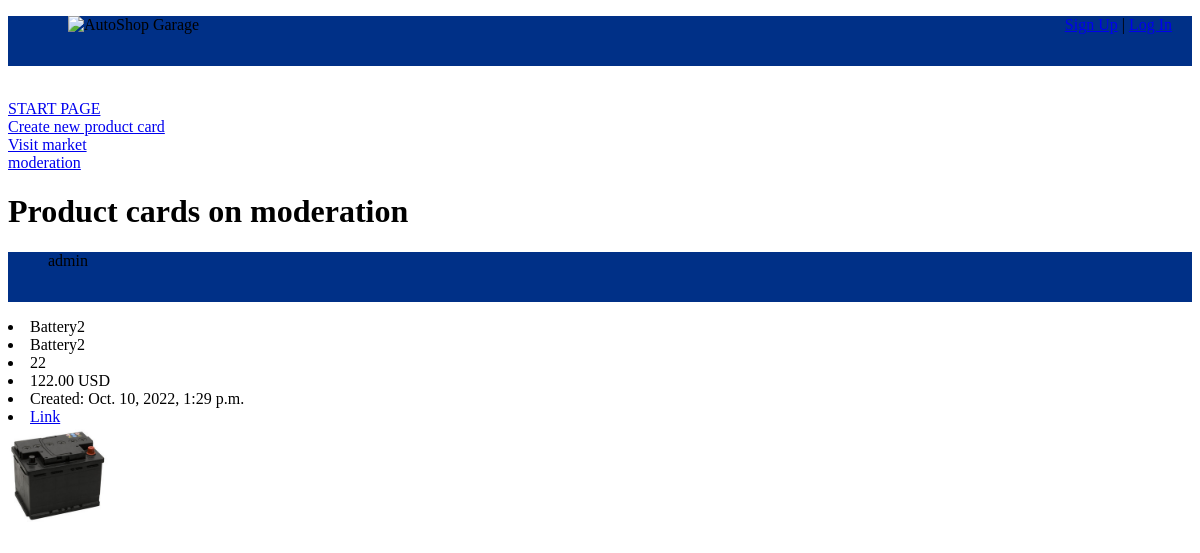
The page /market/moderation on the database as committed earlier.
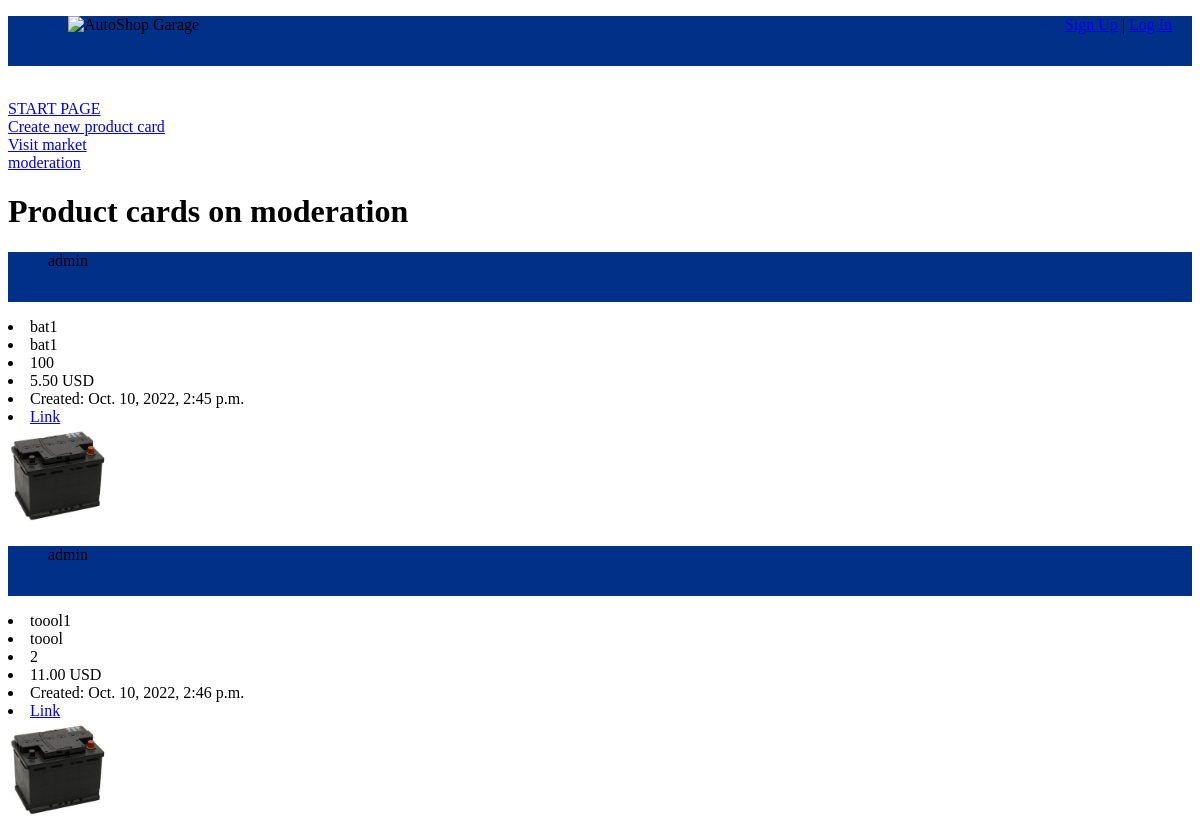
The same page on the database as committed later.
### goods/models.py (models this page shows, shortened)
class Product(models.Model):
    category = models.ForeignKey(Category, related_name='products', on_delete=models.CASCADE)
    owner = models.ForeignKey(User, on_delete=models.CASCADE)
    name = models.CharField(max_length=80)
    part_number = models.CharField(max_length=30)
    discription = models.TextField()
    amount = models.PositiveIntegerField()
    price = models.DecimalField(max_digits=10, decimal_places=2)
    EURO = 'EUR'
    USD = 'USD'
    CURRENCY_CHOICES = [
        (EURO, 'Euro'),
        (USD, 'Dollars'),
    ]
    currency = models.CharField(max_length=3, choices=CURRENCY_CHOICES, default='USD')
    picture = models.ImageField(upload_to = 'uploads/', verbose_name='Product Image', null=True, blank=True)
    created = models.DateTimeField(auto_now_add=True)
    updated = models.DateTimeField(auto_now=True)
    on_moderation = models.BooleanField(default=True)

### goods/views.py (the view)
# urls.py: path('moderation', views.products_on_moderation, name='moderation'),
def products_on_moderation(request):
    products = Product.objects.filter(on_moderation=True)
    return render(request, 'goods/ad_moderation.html', context={
        'products': products,
    })

### goods/templates/goods/ad_moderation.html (shortened to what this page needs)
{% extends 'base.html' %}
{% load static %}
{% block content %}
    <h1>Product cards on moderation</h1>
        {% for product in products %}
            <div class="product-card">
                <ul>{{ product.owner }}</ul>
                <li>{{ product.name }}</li>
                <li>{{ product.discription }}</li>
                <li>{{ product.amount }}</li>
                <li>{{ product.price }} {{ product.currency }}</li>
                <li>Created: {{ product.created }}</li>
                <li><a href="{{ category.slug }}/{{ product.id }}">Link</a></li>
                <img src="{{product.picture.url}}" alt="Product Card" width="100" height="100">
            </div>
        {% endfor %}
{% endblock %}

Rows that differ between the two databases and show on the page:
changed Product: name "Battery2" → "bat1"; discription "Battery2" → "bat1"; amount "22" → "100"; price "122.00" → "5.50"; created "Oct. 10, 2022, 1:29 p.m." → "Oct. 10, 2022, 2:45 p.m."
added Product: owner "admin", name "toool1", discription "toool", amount "2", price "11.00", currency "USD", created "Oct. 10, 2022, 2:46 p.m.", picture (picture)
